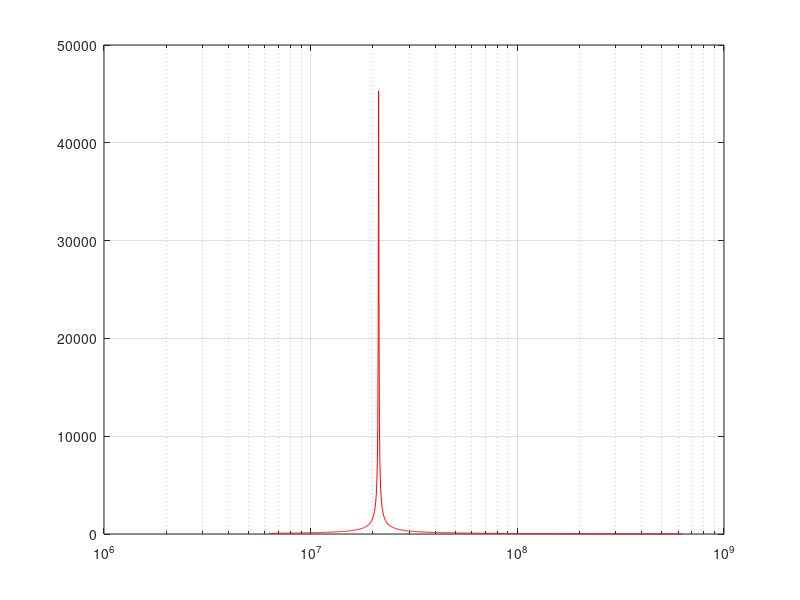

Here is the MATLAB script that generated this plot: (Note: this script raises an error after producing the figure.)
% Testing dynamic plotting idea, get it working in 2d first


%if we use a high-Q resonant circuit we can get some nice example data to
%work with in the first instance

L = 10e-6;

C = 220e-12;

R = 1;

ZL = @(omega) 1j*L*omega + R;

ZC = @(omega) 1./(1j*omega*C);

%regular plot test

highres = 1000;

highresomega = 2*pi*logspace(6,8,1000);

MagZtank = abs(1./(1./ZL(highresomega) + 1./ZC(highresomega)));

%%{
figure
semilogx(highresomega,MagZtank,'-r');
grid on

%}
%{

figure
semilogx(highresomega(2:end),diff(MagZtank),'-r');
grid on
%}

%now we need to try creating a dynamic omega vector that is limited by a
%deltaZ window, which crawls the function looking for the best resolution.

maxdelta = 50;
mindelta = 20;

%deltas are in ohms here

%now we need to specify a range for our dynamic vector, and a default step
%size. We can take these from our previous highresomega vector

range = [min(highresomega) max(highresomega)];
stepsize = 20e3; %rads per sec

%Start looping and generating value pairs
%{
count = 1;
steppedomega(count) = range(1);
MagZtank(count) = abs(1/(1/ZL(steppedomega(count)) + 1/ZC(steppedomega(count))));
count = count + 1;
steppedomega(count) = steppedomega(count-1) + stepsize;
while( steppedomega(count) < range(2) )
    MagZtank(count) = abs(1/(1/ZL(steppedomega(count)) + 1/ZC(steppedomega(count))));
    absdiff = abs(MagZtank(count) - MagZtank(count-1));
    if(absdiff > maxdelta) %step too large, back off
        %backoff routine
        fprintf('Backing off at count %i\n',count);
        steppedomega(count) = steppedomega(count) - 0.5*stepsize;
        stepsize = 0.5*stepsize;
    elseif(absdiff < mindelta) %step too small, ramp up
        %rampup routine
        fprintf('Ramping up at count %i\n',count);
        steppedomega(count) = steppedomega(count) + 1.5*stepsize;
        stepsize = 2*stepsize;
    else %Step is fine, keep stepping, and increment counter
        count = count + 1;
        steppedomega(count) = steppedomega(count-1) + stepsize;
    end
    %Add a combo breaker just in case the rampup and backoff routines loop
    %somehow, if you want more than 1e6 points in a plot, a) something is
    %probably wrong, and b) change this line.
    if(count>1e6)
        fprintf('Counter overload!! Breaking!!\n');
        break
    end
end

fprintf('Done stepping, total number of point pairs: %i\n',count);

%}

MagZtankfunc = @(omega) abs(1/(1/ZL(omega) + 1/ZC(omega)));

[x,outputs] = dynamicplot2d([min(highresomega) max(highresomega)],[500 1e3],20e3,MagZtankfunc);